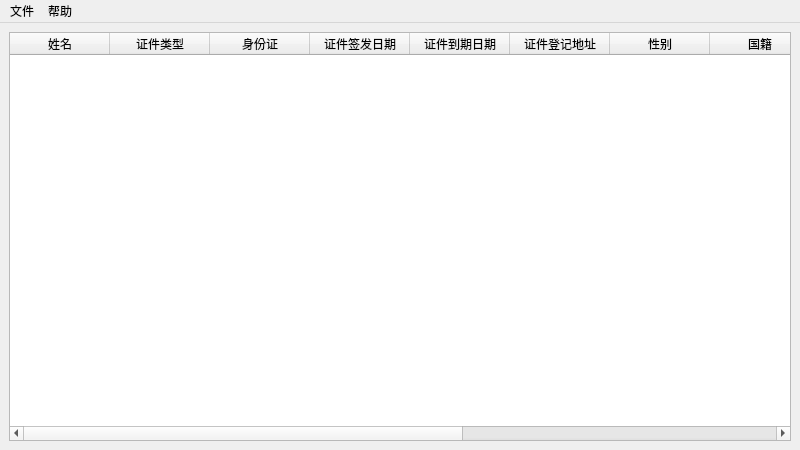
<?xml version="1.0" encoding="UTF-8"?>
<ui version="4.0">
 <class>mainWindow</class>
 <widget class="QMainWindow" name="mainWindow">
  <property name="geometry">
   <rect>
    <x>0</x>
    <y>0</y>
    <width>800</width>
    <height>450</height>
   </rect>
  </property>
  <property name="windowTitle">
   <string>身份证识别</string>
  </property>
  <widget class="QWidget" name="centralwidget">
   <layout class="QVBoxLayout" name="verticalLayout">
    <item>
     <widget class="QTableWidget" name="tableWidget">
      <column>
       <property name="text">
        <string>姓名</string>
       </property>
      </column>
      <column>
       <property name="text">
        <string>证件类型</string>
       </property>
      </column>
      <column>
       <property name="text">
        <string>身份证</string>
       </property>
      </column>
      <column>
       <property name="text">
        <string>证件签发日期</string>
       </property>
      </column>
      <column>
       <property name="text">
        <string>证件到期日期</string>
       </property>
      </column>
      <column>
       <property name="text">
        <string>证件登记地址</string>
       </property>
      </column>
      <column>
       <property name="text">
        <string>性别</string>
       </property>
      </column>
      <column>
       <property name="text">
        <string>国籍</string>
       </property>
      </column>
      <column>
       <property name="text">
        <string>职业</string>
       </property>
      </column>
      <column>
       <property name="text">
        <string>职务</string>
       </property>
      </column>
      <column>
       <property name="text">
        <string>开户金额</string>
       </property>
      </column>
      <column>
       <property name="text">
        <string>状态</string>
       </property>
      </column>
     </widget>
    </item>
   </layout>
  </widget>
  <widget class="QMenuBar" name="menubar">
   <property name="geometry">
    <rect>
     <x>0</x>
     <y>0</y>
     <width>800</width>
     <height>22</height>
    </rect>
   </property>
   <widget class="QMenu" name="menu">
    <property name="title">
     <string>文件</string>
    </property>
    <addaction name="open"/>
    <addaction name="separator"/>
    <addaction name="exit"/>
   </widget>
   <widget class="QMenu" name="menu_2">
    <property name="title">
     <string>帮助</string>
    </property>
    <addaction name="about"/>
   </widget>
   <addaction name="menu"/>
   <addaction name="menu_2"/>
  </widget>
  <action name="about">
   <property name="text">
    <string>关于</string>
   </property>
  </action>
  <action name="open">
   <property name="text">
    <string>打开</string>
   </property>
  </action>
  <action name="exit">
   <property name="text">
    <string>退出</string>
   </property>
  </action>
 </widget>
 <resources/>
 <connections/>
</ui>
